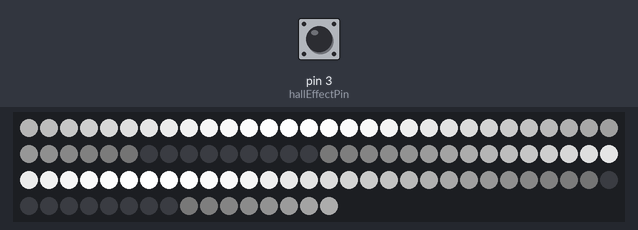
Bench run of a sketch on a simulated Arduino Uno, built with avr-gcc and run on an emulated ATmega328P. Parts: 106 RGB LEDs in strip order, left to right, continuing on the next row. Inputs (shaded band) come from the test bench; at power-on: pin 3 (hallEffectPin) HIGH.

Above: at 0.18 s.
At 1.2 s:
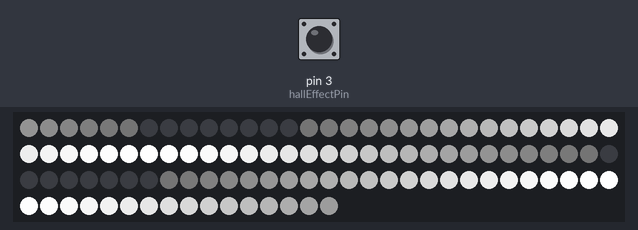
1.3 s: pin 3 (hallEffectPin) pulsed LOW 2 times (0.12 s each, 0.3 s apart)
At 2.01 s:
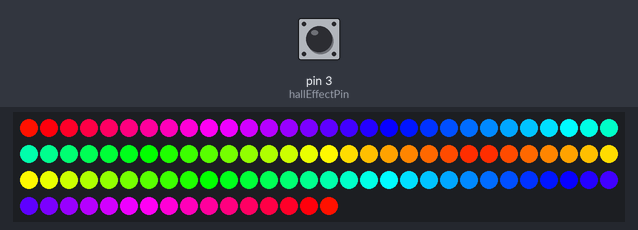
Timing chart, 0 to 4.3 s (numbered marks = the images above; inputs shaded):
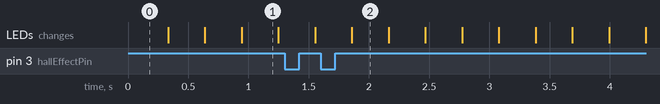

The sketch:

longBoardUnderLight.ino
```cpp
#include <Adafruit_NeoPixel.h>
#include <CircularBuffer.h>

#define NUMPIXELS 106
#define dataPin 2
#define hallEffectPin 3


CircularBuffer<unsigned long, 2> hallEffectTimes;
double oscillatingTimer = 0;
double oscillatingHue = 0;

double idlePixelOffsets[NUMPIXELS];
double spinningFlashingTimer = 0;


double flashingTimer = 0;

bool previousHallEffectState = HIGH;
bool currentHallEffectState = LOW;

Adafruit_NeoPixel pixels = Adafruit_NeoPixel(NUMPIXELS, dataPin, NEO_GRB + NEO_KHZ800);


void setup() {
  pixels.begin();
  pinMode(hallEffectPin, INPUT);
  for(int i=0;i<NUMPIXELS;i++){
    idlePixelOffsets[i] = ((2*PI)/(NUMPIXELS/2))*i;
  }
}

void loop() {
  //Longboard is moving
  if(hallEffectTimes.isFull()){
    setOscillatingColor();
  }
  //Longboard is NOT moving
  else{
    setFlashingColor();
  }

  checkHallEffectSensor();
  itterateTimers();
  emptyBufferIfOld();
  pixels.show();
}

void emptyBufferIfOld(){
  if((millis() - hallEffectTimes[0])>500){
    hallEffectTimes.clear();
  }
}

void itterateTimers(){
  if(hallEffectTimes.isFull()){
    double averageDelay = calculateAverageHallEffectDelay();
    double estimatedHertz = ((double)1/averageDelay);
    oscillatingTimer+=estimatedHertz*2;
    oscillatingHue+=estimatedHertz*5000;
  }
  spinningFlashingTimer+=0.10;
  flashingTimer+=0.08;


}

void setFlashingColor(){
//  for(int i=0;i<NUMPIXELS;i++){
//      double controlValue = (int)(((1+sin((double)flashingTimer))/2)*100);
//      pixels.setPixelColor(i, pixels.ColorHSV(0, 0, controlValue));
//  }
  for(int i=0;i<NUMPIXELS;i++){
    double pixelOffset = idlePixelOffsets[i];
    double spinningPixelBrightness = pow(((1+sin((double)spinningFlashingTimer + pixelOffset))/2), 2)*255;
    pixels.setPixelColor(i, pixels.ColorHSV(0, 0, spinningPixelBrightness));
  }
}

void setOscillatingColor(){
  for(int i=0;i<NUMPIXELS/2;i++){
    double pixelOffset = ((2*PI)/(NUMPIXELS/2))*i;
    int hueOffset = (int)(65535/(NUMPIXELS/2))*i;
    double controlValue = (int)(((1+sin((double)oscillatingTimer+pixelOffset))/2)*255);
    //pixels.setPixelColor(i, pixels.ColorHSV((int)oscillatingHue + hueOffset, 255, controlValue));
    //pixels.setPixelColor(NUMPIXELS-i-1, pixels.ColorHSV((int)oscillatingHue + hueOffset, 255, controlValue));
    pixels.setPixelColor(i, pixels.ColorHSV((int)oscillatingHue - hueOffset, 255, 255));
    pixels.setPixelColor(NUMPIXELS-i-1, pixels.ColorHSV((int)oscillatingHue - hueOffset, 255, 255));
  }
}

double calculateAverageHallEffectDelay(){
  int nrOfElements = hallEffectTimes.size();
  unsigned long delayAcc = 0;
  for(int i = 1; i<nrOfElements; i++)
  {
    delayAcc += hallEffectTimes[i-1] - hallEffectTimes[i];
  }
  return (double)delayAcc/(double)nrOfElements-1;
}

void checkHallEffectSensor(){
  currentHallEffectState = digitalRead(hallEffectPin);
  if (currentHallEffectState == LOW && previousHallEffectState == HIGH){
    hallEffectTimes.unshift(millis());
  }
  previousHallEffectState = currentHallEffectState;
}
```

Measured:
- after the input at 1.3 s, the LEDs: first differ from a run without the input after 0.56 s (image 2)
